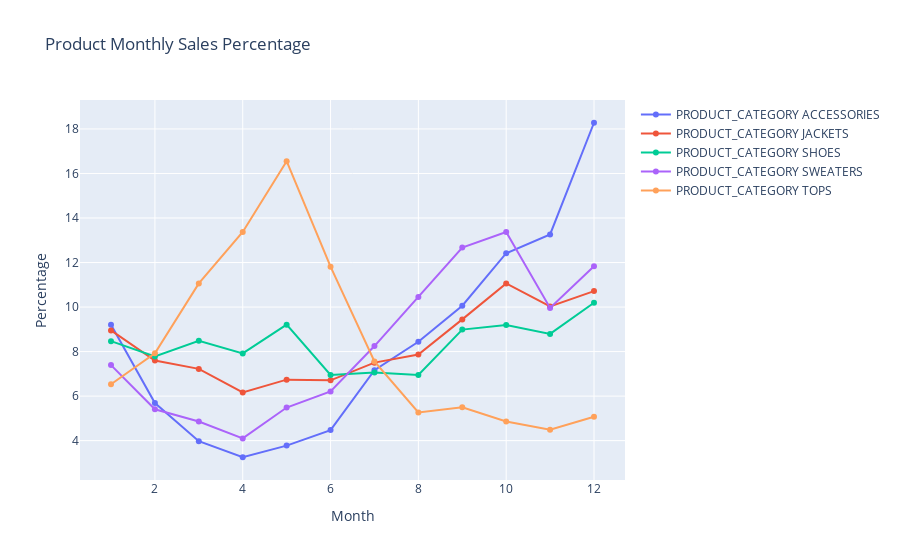

Notebook cell for this chart:
### Code cell
product_monthly_sales_sc = []
for product in product_daily_sales['PRODUCT_CATEGORY'].unique():
    current_product_daily_sales = product_daily_sales[product_daily_sales['PRODUCT_CATEGORY'] == product]

    product_monthly_sales = current_product_daily_sales.groupby(current_product_daily_sales['DATE'].dt.month)['QTY'].sum()
    product_monthly_sales_percentage = (product_monthly_sales / product_monthly_sales.sum()) * 100

    product_monthly_sales_sc.append(
        go.Scatter(
            x=product_monthly_sales_percentage.index,
            y=product_monthly_sales_percentage.values,
            mode='lines+markers',
            name=f"PRODUCT_CATEGORY {product} ",
            text=product_monthly_sales_percentage.round(2),
            textposition='top center',
            line=dict(shape='linear')
        )
    )
layout = go.Layout(
    title='Product Monthly Sales Percentage',
    xaxis=dict(title='Month'),
    yaxis=dict(title='Percentage')
)
fig = go.Figure(data=product_monthly_sales_sc, layout=layout)
iplot(fig)

### Figure 1 — Plotly figure (JSON) as saved in the notebook; plotly's stock layout.template omitted (floating-point values rounded to 4 significant figures)
{"data": [{"line": {"shape": "linear"}, "mode": "lines+markers", "name": "PRODUCT_CATEGORY ACCESSORIES ", "text": [9.21, 5.69, 3.98, 3.25, 3.78, 4.47, 7.16, 8.44, 10.06, 12.42, 13.26, 18.28], "textposition": "top center", "type": "scatter", "x": [1, 2, 3, 4, 5, 6, 7, 8, 9, 10, 11, 12], "y": [9.208, 5.687, 3.976, 3.254, 3.777, 4.473, 7.161, 8.443, 10.06, 12.42, 13.26, 18.28]}, {"line": {"shape": "linear"}, "mode": "lines+markers", "name": "PRODUCT_CATEGORY JACKETS ", "text": [8.95, 7.6, 7.22, 6.16, 6.74, 6.71, 7.5, 7.87, 9.45, 11.06, 10.03, 10.72], "textposition": "top center", "type": "scatter", "x": [1, 2, 3, 4, 5, 6, 7, 8, 9, 10, 11, 12], "y": [8.953, 7.597, 7.223, 6.162, 6.739, 6.708, 7.504, 7.866, 9.446, 11.06, 10.03, 10.72]}, {"line": {"shape": "linear"}, "mode": "lines+markers", "name": "PRODUCT_CATEGORY SHOES ", "text": [8.47, 7.78, 8.48, 7.92, 9.21, 6.95, 7.06, 6.95, 8.99, 9.2, 8.8, 10.19], "textposition": "top center", "type": "scatter", "x": [1, 2, 3, 4, 5, 6, 7, 8, 9, 10, 11, 12], "y": [8.468, 7.785, 8.483, 7.919, 9.211, 6.953, 7.057, 6.953, 8.988, 9.196, 8.795, 10.19]}, {"line": {"shape": "linear"}, "mode": "lines+markers", "name": "PRODUCT_CATEGORY SWEATERS ", "text": [7.39, 5.41, 4.86, 4.1, 5.49, 6.21, 8.25, 10.46, 12.67, 13.37, 9.96, 11.84], "textposition": "top center", "type": "scatter", "x": [1, 2, 3, 4, 5, 6, 7, 8, 9, 10, 11, 12], "y": [7.394, 5.41, 4.857, 4.1, 5.487, 6.209, 8.249, 10.46, 12.67, 13.37, 9.959, 11.84]}, {"line": {"shape": "linear"}, "mode": "lines+markers", "name": "PRODUCT_CATEGORY TOPS ", "text": [6.53, 7.93, 11.06, 13.37, 16.55, 11.81, 7.56, 5.27, 5.5, 4.86, 4.49, 5.07], "textposition": "top center", "type": "scatter", "x": [1, 2, 3, 4, 5, 6, 7, 8, 9, 10, 11, 12], "y": [6.534, 7.927, 11.06, 13.37, 16.55, 11.81, 7.556, 5.266, 5.496, 4.859, 4.488, 5.072]}], "layout": {"title": {"text": "Product Monthly Sales Percentage"}, "xaxis": {"title": {"text": "Month"}}, "yaxis": {"title": {"text": "Percentage"}}}}
